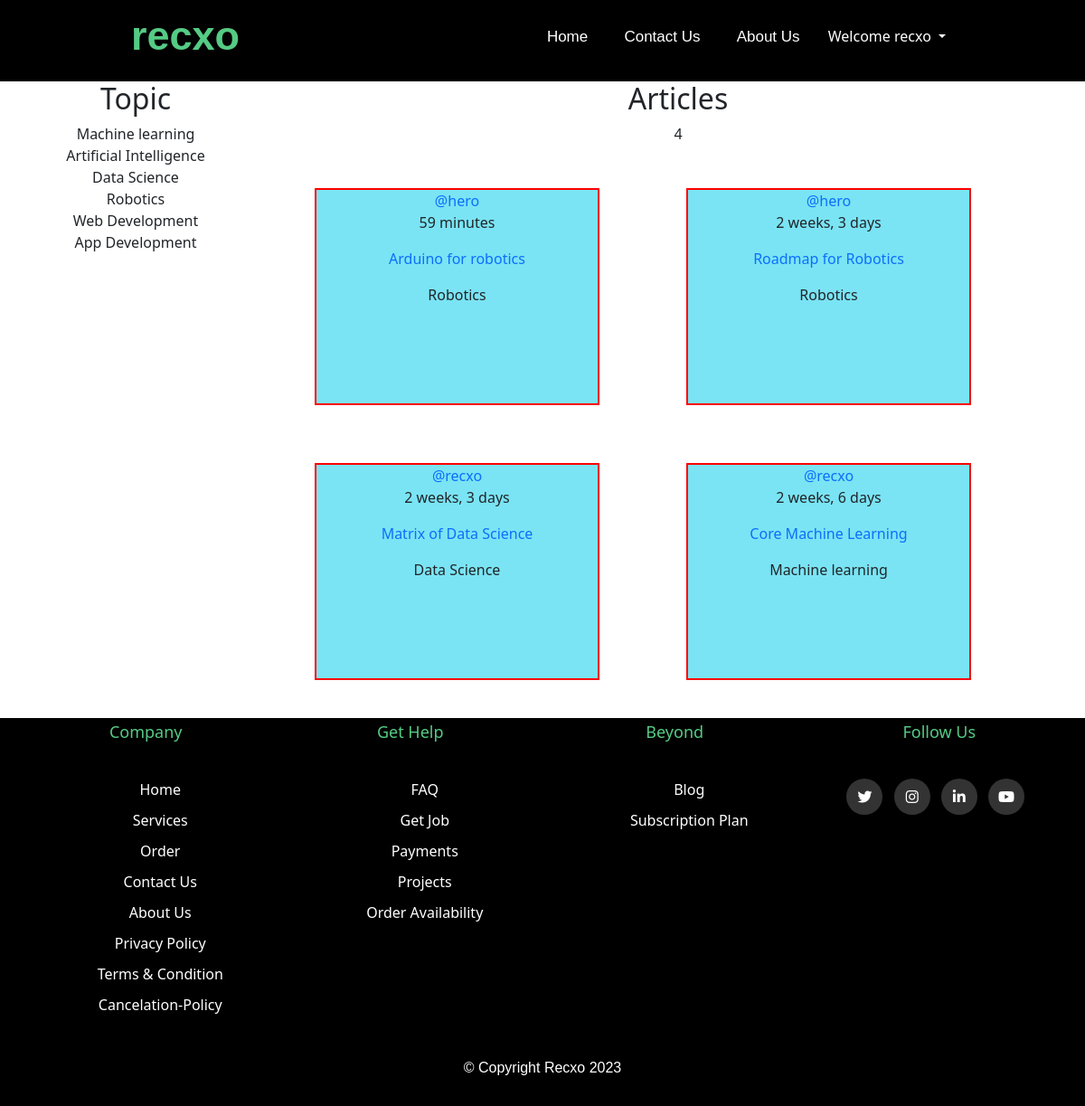
Page /blog/ (signed in) on the committed database.
### blog/models.py (models this page shows, shortened)
class Topic(models.Model):
    name = models.CharField(max_length=200)
    def __str__(self):
        return self.name

class BlogPost(models.Model):
    author = models.ForeignKey(User, on_delete=models.SET_NULL, null=True)
    topic = models.ForeignKey(Topic, on_delete=models.SET_NULL, null=True)
    name = models.CharField(max_length=200)
    content = models.TextField(null=True, blank=True)
    participants = models.ManyToManyField(
        User, related_name='participants', blank=True)
    updated = models.DateTimeField(auto_now=True)
    created = models.DateTimeField(auto_now_add=True)
    class Meta:
        ordering = ['-updated', '-created']

### blog/views.py (the view)
# urls.py: path('',views.home,name='blog-home'),
def home(request):
    topics = Topic.objects.all()
    blogPosts = BlogPost.objects.all()
    context = {'topics': topics, 'blogposts': blogPosts}
    return render(request, 'blog/home.html', context)

### templates/blog/home.html (shortened to what this page needs)
{% extends 'blog_base.html'%} {% block title%} blog{% endblock title%}
{% block body%}
<section id="section-1">
  <div class="sub-section-1">
    <div class="box">
      <div class="blog_topic item">
        {% include 'blog/topic_component.html'%}
      </div>
      <div class="blog_feed item">
        <div class="blog__header">
          <div>
            <h2>Articles</h2>
            <p>{{blogposts.count}}</p>
          </div>
        </div>
        {% include 'blog/blog_feed_component.html'%}
      </div>
    </div>
  </div>
</section>
{% endblock body %}

### templates/blog_navbar.html (shortened to what this page needs)
{% load static %}
<!DOCTYPE html>
<html lang="en">
  <head>
    <link rel="stylesheet" href="{% static 'css/navbar.css'%}" />
  </head>
  <body>
    <nav>
      <div class="nav-items">
        <label class="name">recxo</label>
        <div class="nav-links">
          <ul>
            <li class="item"><a class="_nav-items" href="{% url 'blog-home' %}">Home</a></li>
            <li class="item">
              <a class="_nav-items" href="{% url 'contact'%}">Contact Us</a>
            </li>
            <li class="item">
                <a class="_nav-items" href="{% url 'about'%}">About Us</a>
            </li>
            {% if user.is_authenticated %}
            <li id="item-dropdown">
              <ul class="navbar-nav ml-auto mx-1">
                <li class="nav-item dropdown">
                  <a
                    class="nav-link dropdown-toggle"
                    href="#"
                    role="button"
                    data-bs-toggle="dropdown"
                    aria-expanded="false"
                  >
                    Welcome {{request.user}}
                  </a>
                </li>
              </ul>
            </li>
            {% else %}
            <li class="item" id="signin">
              <a class="signin" class="_nav-items" href="{% url 'login'%}"
                >Log in</a
              >
            </li>
            {% endif %}
          </ul>
        </div>
      </div>
    </nav>
  </body>
</html>

### templates/blog/topic_component.html
<h2>Topic</h2>
{% for topic in topics%}
<li>{{topic}}</li>
{% endfor %}

### templates/blog/blog_feed_component.html (shortened to what this page needs)
<div class="div">
{% for blog in blogposts %}
<div class="blogPostBlog">
  <div class="blogPostBlog__header">
    <a href="{% url 'blog-user-profile' blog.author.id%}">
      <div>@{{blog.author}}</div>
    </a>
    <p>{{blog.created|timesince}} </p>
  </div>
  <div class="blogPostBlog__content">
    <a href=""> {{blog.name}} </a>
  </div>
  <div class="blogPostBlog__meta">{{blog.topic}}</div>
</div>
{% endfor %}
</div>

### static/css/blog.css (style rules this page uses)
:root { --color-green: #55cb84 }

### static/css/navbar.css (style rules this page uses)
* { margin: 0; padding: 0; text-decoration: none; list-style: none; box-sizing: border-box; }
a { text-decoration: none; }
nav { background-color: black; height: 90px; width: 100%; position: sticky; top: 0px; z-index: 100; }
nav .nav-items label.name { color: #55cb84; font-size: 45px; font-weight: bold; line-height: 80px; font-family: 'Poppins', sans-serif; }
.nav-items { justify-content: flex-end; display: flex; max-width: 1450px; margin: 0px auto; }
nav .nav-items { display: flex; justify-content: space-around; }
.nav-items .item { display: inline-block; line-height: 80px; margin: 0 5px; }
.nav-items ._nav-items { color: #fff; font-family: 'Poppins', sans-serif; font-size: 17px; padding: 7px 13px; }
.nav-items #item-dropdown { color: #fff; display: inline-block; margin: 0 5px; }

### static/css/footer.css (style rules this page uses)
* { margin: 0; padding: 0; text-decoration: none; list-style: none; box-sizing: border-box; }
a { text-decoration: none; }

### templates/blog/home.html (style rules this page uses)
* { text-align: center; }
#section-1 .sub-section-1 { display: flex; max-width: 1450px; margin: 0px auto; }
#section-1 .box { display: grid; grid-template-columns: 1fr 3fr; width: 100%; }

### templates/blog/blog_feed_component.html (style rules this page uses)
.div { display: flex; flex-wrap: wrap; }
.blogPostBlog { border: 2px solid red; height: 15rem; margin: 2em 3rem; width: 35%; background-color: rgba(64, 216, 239, 0.696); }

### rows in the picture
Topic: name "Machine learning"
Topic: name "Artificial Intelligence"
Topic: name "Data Science"
Topic: name "Robotics"
Topic: name "Web Development"
Topic: name "App Development"
BlogPost: author "hero", created "59 minutes", name "Arduino for robotics", topic "Robotics"
BlogPost: author "hero", created "2 weeks, 3 days", name "Roadmap for Robotics", topic "Robotics"
BlogPost: author "recxo", created "2 weeks, 3 days", name "Matrix of Data Science", topic "Data Science"
BlogPost: author "recxo", created "2 weeks, 6 days", name "Core Machine Learning", topic "Machine learning"

### other values in the picture
{{ request.user }} "recxo"
{{ blogposts.count }} "4"
